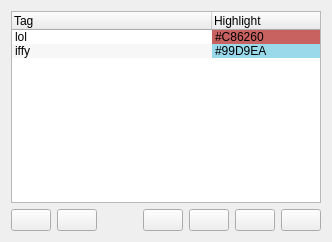
     <widget class="QWidget" name="tabTags">
      <attribute name="title">
       <string>Tags</string>
      </attribute>
      <layout class="QVBoxLayout" name="verticalLayout_5">
       <item>
        <widget class="QTreeWidget" name="treeTags">
         <property name="sizePolicy">
          <sizepolicy hsizetype="Expanding" vsizetype="Expanding">
           <horstretch>0</horstretch>
           <verstretch>0</verstretch>
          </sizepolicy>
         </property>
         <property name="alternatingRowColors">
          <bool>true</bool>
         </property>
         <property name="verticalScrollMode">
          <enum>QAbstractItemView::ScrollPerItem</enum>
         </property>
         <property name="indentation">
          <number>0</number>
         </property>
         <property name="rootIsDecorated">
          <bool>false</bool>
         </property>
         <property name="uniformRowHeights">
          <bool>true</bool>
         </property>
         <property name="itemsExpandable">
          <bool>false</bool>
         </property>
         <property name="allColumnsShowFocus">
          <bool>true</bool>
         </property>
         <property name="headerHidden">
          <bool>false</bool>
         </property>
         <property name="expandsOnDoubleClick">
          <bool>false</bool>
         </property>
         <property name="columnCount">
          <number>2</number>
         </property>
         <attribute name="headerCascadingSectionResizes">
          <bool>true</bool>
         </attribute>
         <attribute name="headerDefaultSectionSize">
          <number>200</number>
         </attribute>
         <attribute name="headerHighlightSections">
          <bool>false</bool>
         </attribute>
         <attribute name="headerShowSortIndicator" stdset="0">
          <bool>false</bool>
         </attribute>
         <attribute name="headerStretchLastSection">
          <bool>true</bool>
         </attribute>
         <column>
          <property name="text">
           <string>Tag</string>
          </property>
         </column>
         <column>
          <property name="text">
           <string>Highlight</string>
          </property>
         </column>
         <item>
          <property name="text">
           <string>lol</string>
          </property>
          <property name="background">
           <brush brushstyle="NoBrush">
            <color alpha="255">
             <red>0</red>
             <green>0</green>
             <blue>0</blue>
            </color>
           </brush>
          </property>
          <property name="text">
           <string>#C86260</string>
          </property>
          <property name="background">
           <brush brushstyle="SolidPattern">
            <color alpha="255">
             <red>200</red>
             <green>98</green>
             <blue>96</blue>
            </color>
           </brush>
          </property>
          <property name="flags">
           <set>ItemIsSelectable|ItemIsEditable|ItemIsDragEnabled|ItemIsUserCheckable|ItemIsEnabled</set>
          </property>
         </item>
         <item>
          <property name="text">
           <string>iffy</string>
          </property>
          <property name="text">
           <string>#99D9EA</string>
          </property>
          <property name="background">
           <brush brushstyle="SolidPattern">
            <color alpha="255">
             <red>153</red>
             <green>217</green>
             <blue>234</blue>
            </color>
           </brush>
          </property>
          <property name="flags">
           <set>ItemIsSelectable|ItemIsEditable|ItemIsDragEnabled|ItemIsUserCheckable|ItemIsEnabled</set>
          </property>
         </item>
        </widget>
       </item>
       <item>
        <layout class="QHBoxLayout" name="horizontalLayout_4">
         <item>
          <widget class="QPushButton" name="btnNewTag">
           <property name="text">
            <string/>
           </property>
           <property name="icon">
            <iconset resource="../res/icons.qrc">
             <normaloff>:/add.png</normaloff>:/add.png</iconset>
           </property>
          </widget>
         </item>
         <item>
          <widget class="QPushButton" name="btnDelTag">
           <property name="text">
            <string/>
           </property>
           <property name="icon">
            <iconset resource="../res/icons.qrc">
             <normaloff>:/delete.png</normaloff>:/delete.png</iconset>
           </property>
          </widget>
         </item>
         <item>
          <spacer name="horizontalSpacer_4">
           <property name="orientation">
            <enum>Qt::Horizontal</enum>
           </property>
           <property name="sizeHint" stdset="0">
            <size>
             <width>40</width>
             <height>20</height>
            </size>
           </property>
          </spacer>
         </item>
         <item>
          <widget class="QPushButton" name="btnTagToTop">
           <property name="text">
            <string/>
           </property>
           <property name="icon">
            <iconset resource="../res/icons.qrc">
             <normaloff>:/resultset_first.png</normaloff>:/resultset_first.png</iconset>
           </property>
          </widget>
         </item>
         <item>
          <widget class="QPushButton" name="btnTagUp">
           <property name="text">
            <string/>
           </property>
           <property name="icon">
            <iconset resource="../res/icons.qrc">
             <normaloff>:/resultset_previous.png</normaloff>:/resultset_previous.png</iconset>
           </property>
          </widget>
         </item>
         <item>
          <widget class="QPushButton" name="btnTagDown">
           <property name="text">
            <string/>
           </property>
           <property name="icon">
            <iconset resource="../res/icons.qrc">
             <normaloff>:/resultset_next.png</normaloff>:/resultset_next.png</iconset>
           </property>
          </widget>
         </item>
         <item>
          <widget class="QPushButton" name="btnTagToBottom">
           <property name="text">
            <string/>
           </property>
           <property name="icon">
            <iconset resource="../res/icons.qrc">
             <normaloff>:/resultset_last.png</normaloff>:/resultset_last.png</iconset>
           </property>
          </widget>
         </item>
        </layout>
       </item>
      </layout>
     </widget>
